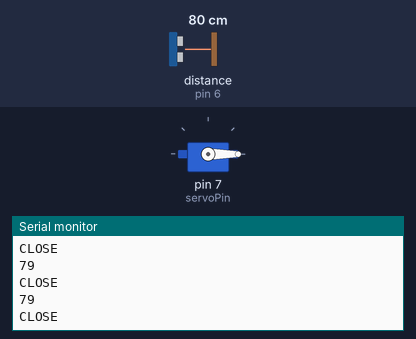
Simulated run of this sketch. Board: Arduino Uno, built with avr-gcc and run on an emulated ATmega328P. Shown: servo, the last lines printed to the serial monitor. Wiring (inferred from the names in the program): ultrasonic range finder: trigger pin 5; echo pin 6. The test bench sets the inputs (shaded band); at power-on: distance to the obstacle (sensor on pin 6) 80 cm. The echo pulse lasts 58.3 µs per cm.

Above: at 1.3 s.
1.4 s: distance to the obstacle (sensor on pin 6) set to 60 cm
At 2.2 s:
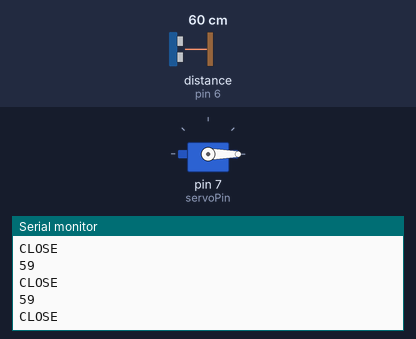
4.4 s: distance to the obstacle (sensor on pin 6) set to 120 cm
At 5.1 s:
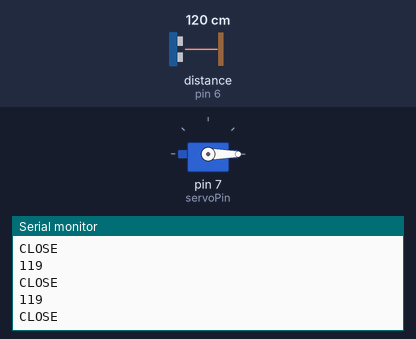
Timing chart, 0 to 7.4 s (numbered marks = the images above; inputs shaded):
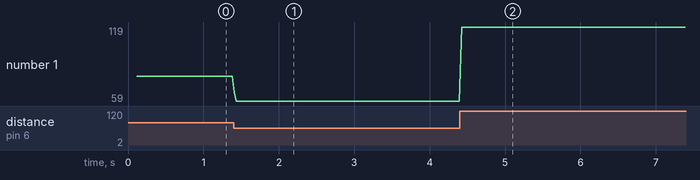

The sketch:

_sketch.ino
```cpp
#include <Servo.h> //servo library

Servo servo;

int trigPin = 5;
int echoPin = 6;
int servoPin = 7;
int led = 10;
long duration, dist, average;
long aver[3]; // array for average

void setup()
{
    Serial.begin(9600);
    servo.attach(servoPin);
    pinMode(trigPin, OUTPUT);
    pinMode(echoPin, INPUT);
    servo.write(0); // close cap on power on
    delay(100);
    servo.detach();
}

void loop()
{
    for (int i = 0; i <= 2; i++)
    {
        digitalWrite(10, HIGH);
        digitalWrite(trigPin, LOW);
        delayMicroseconds(5);
        digitalWrite(trigPin, HIGH);
        delayMicroseconds(15);
        digitalWrite(trigPin, LOW);
        pinMode(echoPin, INPUT);
        duration = pulseIn(echoPin, HIGH);
        dist = (duration / 2) / 29.1;
        aver[i] = dist;
        delayMicroseconds(10);
    }
    dist = (aver[0] + aver[1] + aver[2]) / 3;
    Serial.println(dist);
    if (dist < 50)
    {
        // Serial.println("OPEN");
        // servo.attach(servoPin);
        // delay(1);
        // servo.write(100);
        // delay(10);
        // servo.detach();
        servo.attach(servoPin);
        delay(1);
        servo.write(0);
        delay(3000);
        servo.write(150);
        delay(1000);
        servo.detach();
    }
    else
    {
        Serial.println("CLOSE");
        servo.attach(servoPin);
        delay(1);
        servo.write(0);
        delay(10);
        servo.detach();
    }
}
```

Measured:
- after the input at 1.4 s, the serial monitor: prints a new line at once (image 1)
- after the input at 4.4 s, the serial monitor: prints a new line at once (image 2)
- plotted number 1: 79 → 59 after the input at 1.4 s, 59 → 119 after the input at 4.4 s
